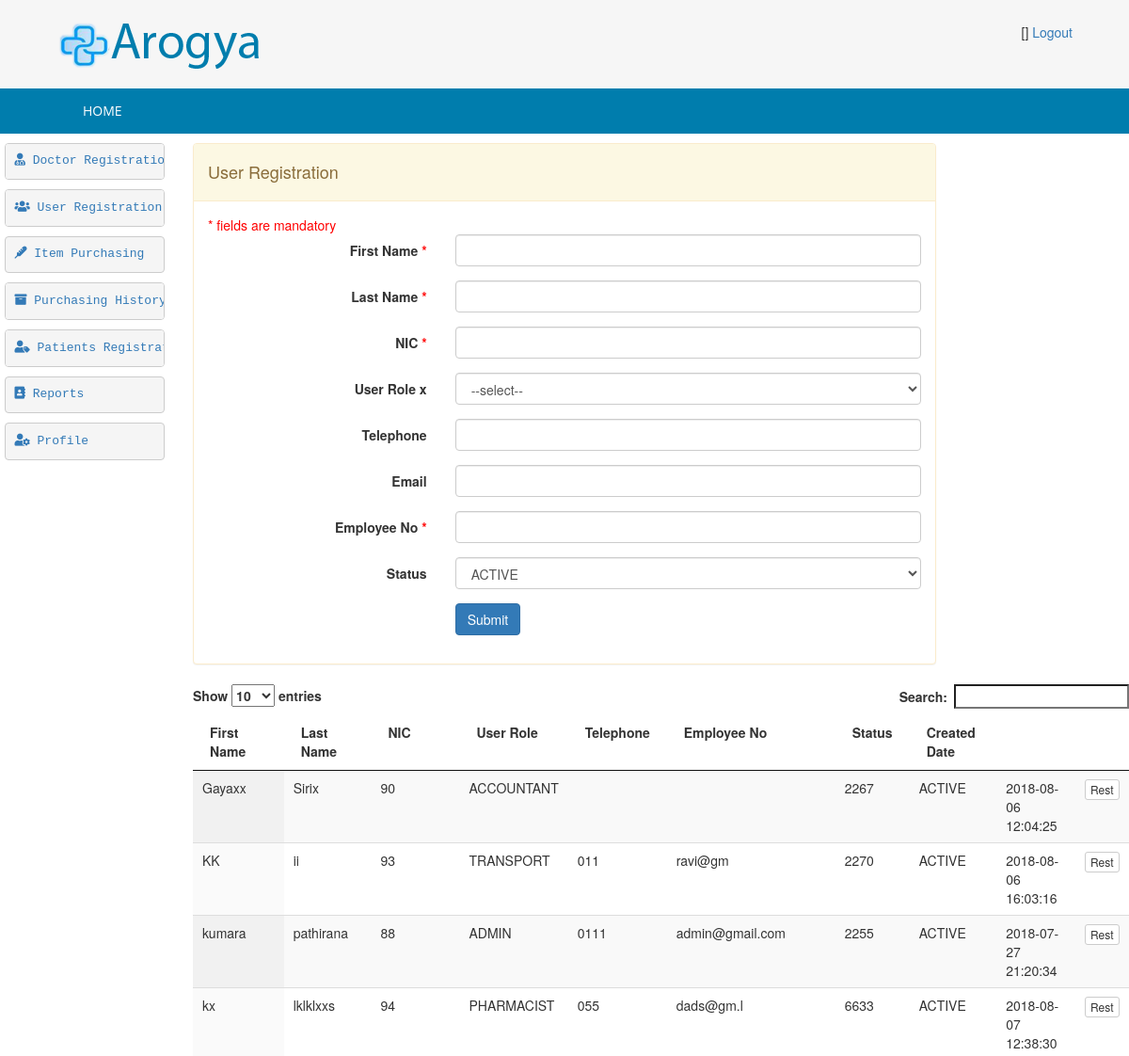
Before: /index.php/admin_controller/loadUserRegistration (upper part) with the older database file.
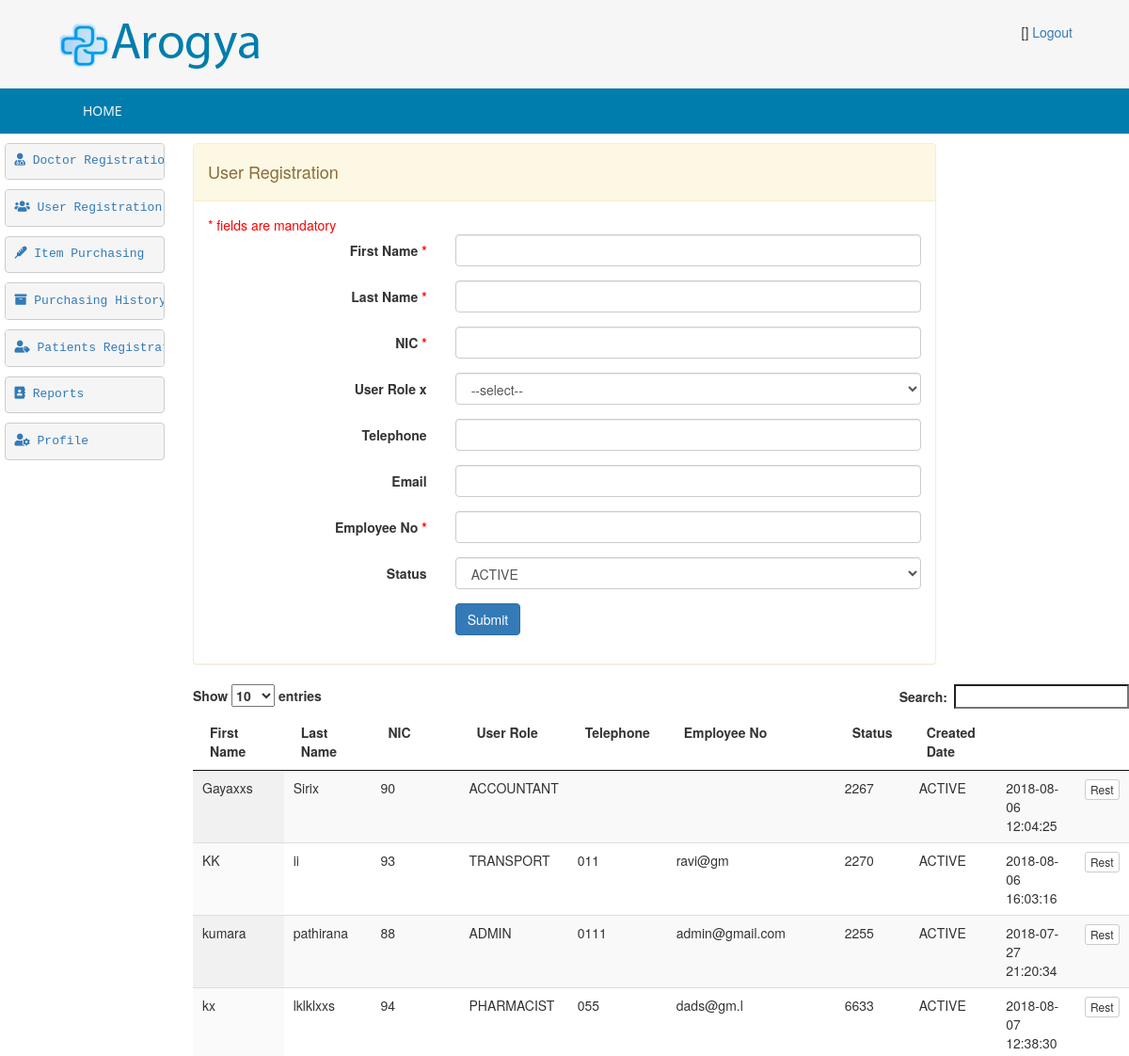
After: the same page with the newer database file.
### tables this page shows
CREATE TABLE `hms_user` (
  `id` int(5) NOT NULL AUTO_INCREMENT,
  `first_name` varchar(100) DEFAULT NULL,
  `last_name` varchar(100) DEFAULT NULL,
  `nic` varchar(12) DEFAULT NULL,
  `pword` text DEFAULT NULL,
  `user_role` varchar(20) DEFAULT NULL,
  `telephone` varchar(20) DEFAULT NULL,
  `email` varchar(100) DEFAULT NULL,
  `empno` varchar(10) DEFAULT NULL,
  `status_code` varchar(20) DEFAULT NULL,
  `created_date` timestamp NOT NULL DEFAULT current_timestamp(),
  `created_user` int(5) DEFAULT NULL,
  PRIMARY KEY (`id`),
  UNIQUE KEY `NewIndex1` (`nic`)
);

### application/controllers/Admin_Controller.php (called while the page is built, shortened)
<?php
class Admin_Controller extends CI_Controller {
    public function loadUserRegistration() {
        $this->load->model(array('User'));
        $user = new User();
        $data['msg'] = '';
        $data['userList'] = $user->get();
        $this->load->view('admin/admin-user-registration', $data);
    }
}

### index.php (called while the page is built, shortened)
<?php
require_once BASEPATH.'core/CodeIgniter.php';

### application/core/my_model.php (called while the page is built, shortened)
<?php
class MY_Model extends CI_Model{
    public function get($limit=0,$offset = 0) {
        if($limit){
            $query = $this->db->get($this::DB_TABLE,$limit,$offset);
        }else{
            $query = $this->db->get($this::DB_TABLE);
        }
        $ret_val = array();
        foreach ($query->result() as $row) {
            $model = new $class;
            $model->populate($row);
            $ret_val[$row->{$this::DB_TABLE_PK}] = $model;
        }
        return $ret_val;
    }
}

### application/views/admin/admin-user-registration.php (the view, shortened to what this page needs)
<!DOCTYPE HTML>
<html>
    <head>
        <link href="<?php echo base_url('css/style.css'); ?>" rel="stylesheet" type="text/css"  media="all" />
        <link href="<?php echo base_url('css/bootstrap.css'); ?>" rel="stylesheet" type="text/css"/>
        <link rel="stylesheet" href="<?php echo base_url('css/responsiveslides.css') ?>">
        <link rel="stylesheet" href="https://use.fontawesome.com/releases/v5.2.0/css/all.css">
    </head>
    <body>
        <div class="header">
            <div class="main-header">
                <div class="wrap">
                    <?php $this->load->view('admin/_head_admin'); ?>
                </div>
            </div>
            <div class="top-nav">
                <div class="wrap">
                    <ul>
                        <?php $this->load->view('admin/_menu_admin'); ?>
                    </ul>
                </div>
            </div>
        </div>
        <div class="content">
            <div class="row">
                <div class="col-md-2">
                    <?php $this->load->view('admin/_tree_admin'); ?>
                </div>
                <div class="col-md-8">
                    <div class="panel panel-warning">
                        <div class="panel-heading ">
                            <h4>  User Registration</h4>
                        </div>
                        <div class="panel-body">
                            <form class="form-horizontal" action="<?= base_url('Admin_Controller/userRegistration') ?>" method="post">
                                <span class="mando-msg">* fields are mandatory</span>
                                <div class="form-group">
                                    <label for="text" class="control-label col-xs-4">First Name <span class="mando-msg">*</span></label>
                                    <div class="col-xs-8">
                                        <input id="text" name="first_name" type="text"  required="" class="form-control">
                                    </div>
                                </div>
                                <div class="form-group">
                                    <label for="text1" class="control-label col-xs-4">Last Name <span class="mando-msg">*</span></label>
                                    <div class="col-xs-8">
                                        <input id="text1" name="last_name" type="text" required="" class="form-control">
                                    </div>
                                </div>
                                <div class="form-group">
                                    <label for="text2" class="control-label col-xs-4">NIC <span class="mando-msg">*</span></label>
                                    <div class="col-xs-8">
                                        <input id="text2" name="nic" type="text" required="" class="form-control">
                                    </div>
                                </div>
                                <div class="form-group">
                                    <label for="select" class="control-label col-xs-4">User Role x</label>
                                    <div class="col-xs-8">
                                        <select id="select" name="user_role" required="" class="select form-control">
                                            <option value="">--select--</option>
                                        </select>
                                    </div>
                                </div>
                                <div class="form-group">
                                    <label for="text3" class="control-label col-xs-4">Telephone</label>
                                    <div class="col-xs-8">
                                        <input id="text3" name="telephone" type="text" class="form-control">
                                    </div>
                                </div>
                                <div class="form-group">
                                    <label for="text4" class="control-label col-xs-4">Email</label>
                                    <div class="col-xs-8">
                                        <input id="text4" name="email" type="text" class="form-control">
                                    </div>
                                </div>
                                <div class="form-group">
                                    <label for="text5" class="control-label col-xs-4">Employee No <span class="mando-msg">*</span></label>
                                    <div class="col-xs-8">
                                        <input id="text5" name="empno" type="text" required="" class="form-control">
                                    </div>
                                </div>
                                <div class="form-group">
                                    <label for="select1" class="control-label col-xs-4">Status</label>
                                    <div class="col-xs-8">
                                        <select id="select1" name="status_code" class="select form-control">
                                            <option value="ACTIVE">ACTIVE</option>
                                        </select>
                                    </div>
                                </div>
                                <div class="form-group row">
                                    <div class="col-xs-offset-4 col-xs-8">
                                        <button name="submit" type="submit" class="btn btn-primary">Submit</button>
                                    </div>
                                </div>
                            </form>
                        </div>
                    </div>
                </div>
                <div class="col-md-4"> </div>
            </div>
            <div class="row">
                <div class="col-md-2"></div>
                <div class="col-md-10">
                    <table id="example" class="display" cellspacing="0" width="100%">
                        <thead>
                            <tr>
                                <th>First Name</th>
                                <th>Last Name</th>
                                <th>NIC</th>
                                <th>User Role</th>
                                <th>Telephone</th>
                                <th>Employee No</th>
                                <th>Status</th>
                                <th>Created Date</th>
                                <th></th>
                                <th></th>
                            </tr>
                        </thead>
                        <tbody>
                            <?php
                            foreach ($userList as $value) {
                                ?>
                                <tr>
                                    <td><?= $value->first_name ?></td>
                                    <td><?= $value->last_name ?></td>
                                    <td><?= $value->nic ?></td>
                                    <td><?= $value->user_role?></td>
                                    <td><?= $value->telephone?></td>
                                    <td><?= $value->email?></td>
                                    <td><?= $value->empno ?></td>
                                    <td><?= $value->status_code ?></td>
                                    <td><?= $value->created_date ?></td>
                                    <td>
                                        <a href="<?= base_url('Admin_Controller/loadUpdateUserProfile/'.$value->id)   ?>" class="btn btn-default btn-xs" >Rest</a>
                                    </td>
                                    <?php
                                }
                                ?>
                            </tr>
                        </tbody>
                    </table>
                    <link href="<?= base_url('css/jquery.dataTables.min.css') ?>" rel="stylesheet" type="text/css"/>
                </div>
            </div>
        </div>
    </body>
</html>

### application/views/admin/_head_admin.php (shortened to what this page needs)
<div class="logo">
    <a href="#"><img src="<?php echo base_url('images/logo.png');?>" title="logo" /></a>
</div>
<div class="social-links">
    <ul>
        <li>[<?php echo $this->session->userdata('userbean')->user_role ?>]</li>
        <li><a href="<?php echo base_url('User_Controller/logoutHMS');?>">Logout</a></li>
    </ul>
</div>

### application/views/admin/_menu_admin.php
<li><a href="<?php echo base_url('Admin_Controller/loadHome');?>">Home</a></li>

### application/views/admin/_tree_admin.php
<ul style="padding-left: 5px;padding-bottom: 5px">
<li><tt><pre><a href="<?php echo base_url('Admin_Controller/loadDoctorRegistration'); ?>"><i class="fas fa-user-md  "></i> Doctor Registration</a></pre></tt></li><li>
<li><tt><pre><a href="<?php echo base_url('Admin_Controller/loadUserRegistration'); ?>"><i class="fas fa-users "></i> User Registration</a></pre></tt><li>
<li><tt><pre><a href="<?php echo base_url('Admin_Controller/loadItemPurchesing'); ?>"><i class="fas fa-thermometer   "></i> Item Purchasing</a></pre></tt></li>
<li><tt><pre><a href="<?php echo base_url('Admin_Controller/itemPurcheseHistory'); ?>"><i class="fas fa-archive "></i> Purchasing History</a></pre></tt></li>
<li><tt><pre><a href="<?php echo base_url('Admin_Controller/loadPatientRegistration'); ?>"><i class="fas fa-user-tag"></i> Patients Registration</a></pre></tt></li>
<li><tt><pre><a href="<?php echo base_url('Transport_Controller/#'); ?>"><i class="fas fa-address-book  "></i> Reports</a></pre></tt></li>
<li><tt><pre><a href="<?php echo base_url('User_Controller/loadProfile'); ?>"><i class="fas fa-user-cog "></i> Profile</a></pre></tt></li>
</ul>

### css/style.css (style rules this page uses)
html,body,div,span,applet,object,iframe,h1,h2,h3,h4,h5,h6,p,blockquote,pre,a,abbr,acronym,address,big,cite,code,del,dfn,em,img,ins,kbd,q,s,samp,small,strike,strong,sub,sup,tt,var,b,u,i,dl,dt,dd,ol,nav ul,nav li,fieldset,form,label,legend,table,caption,tbody,tfoot,thead,tr,th,td,article,aside,canvas,details,embed,figure,figcaption,footer,header,hgroup,menu,nav,output,ruby,section,summary,time,mark,audio,video { margin:0;padding:0;border:0;font-size:100%;font:inherit;vertical-align:baseline; }
ol,ul { list-style:none;margin:0px;padding:0px; }
table { border-collapse:collapse;border-spacing:0; }
a { text-decoration:none; }
img { max-width:100%; }
body { background: #F6F6F6; }
.mando-msg { color: red; }
.wrap { width:80%; margin:0 auto; }
.main-header { padding: 1.7em 0 1.5em 0; background: #F6F6F6; }
.logo { float:left; }
.logo img { display:block; }
.social-links { float:right; }
.social-links ul li { display:inline-block; }
.top-nav { background:#007DAD; }
.top-nav ul li { display:inline-block; float: left; border-left: 1px ridge #1087B4; }
.top-nav ul li:nth-child(1) { border:none; }
.top-nav li a { font-size: 1em; font-family: 'Open Sans', sans-serif; color: #FFF; background: #007DAD; text-transform: uppercase; padding: 1em 2em; display: block; transition: 0.5s ease; -o-transition: 0.5s ease; -webkit-transition: 0.5s ease; }
@media (max-width: 1366px) { .wrap { width:90%; } }

Changed rows visible on the page:
changed hms_user "Sirix": first_name "Gayaxx" → "Gayaxxs"
